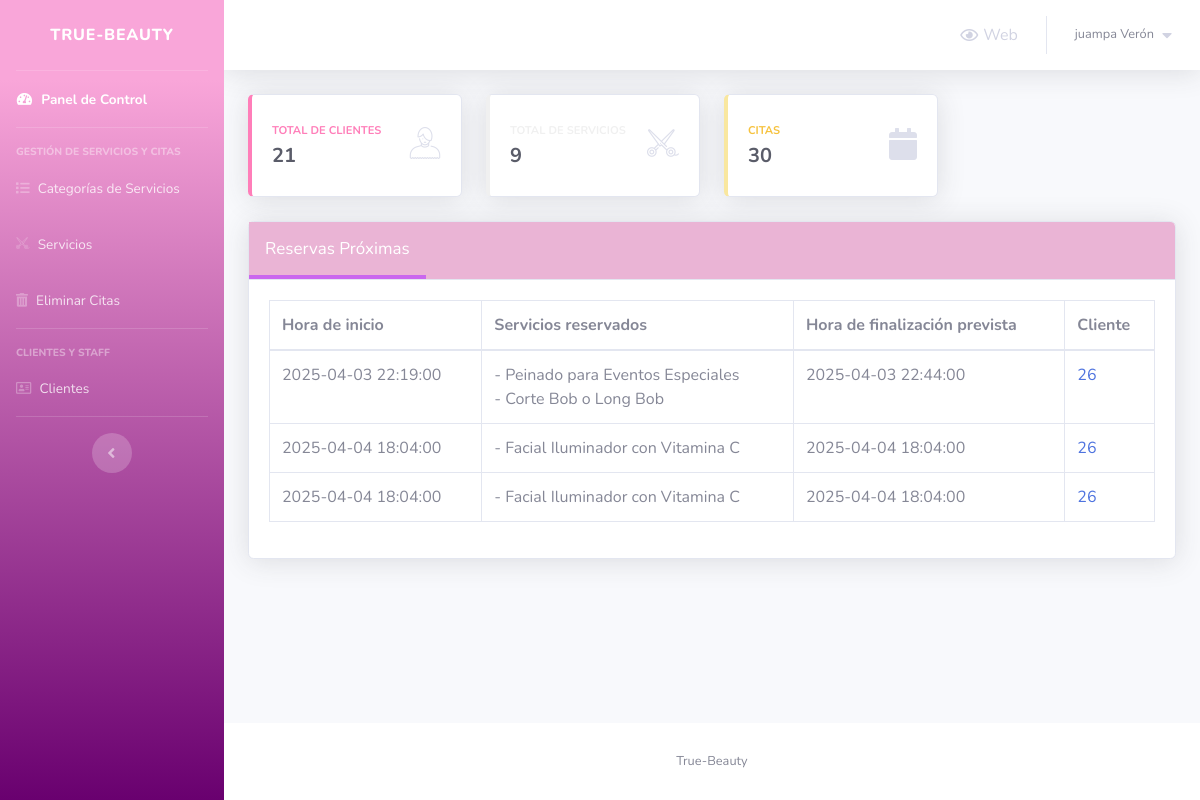
/admin/index.php (signed in), run on the app's committed database.
### tables this page shows
CREATE TABLE IF NOT EXISTS `appointments` (
  `appointment_id` int(5) NOT NULL AUTO_INCREMENT,
  `date_created` timestamp NOT NULL DEFAULT '0000-00-00 00:00:00',
  `client_id` int(5) NOT NULL,
  `start_time` timestamp NOT NULL DEFAULT '0000-00-00 00:00:00',
  `end_time_expected` timestamp NOT NULL DEFAULT '0000-00-00 00:00:00',
  `canceled` tinyint(1) NOT NULL DEFAULT '0',
  `cancellation_reason` text,
  PRIMARY KEY (`appointment_id`),
  KEY `FK_client_appointment` (`client_id`)
);

CREATE TABLE IF NOT EXISTS `services` (
  `service_id` int(5) NOT NULL AUTO_INCREMENT,
  `service_name` varchar(50) NOT NULL,
  `service_description` varchar(255) NOT NULL,
  `service_price` decimal(6,2) NOT NULL,
  `service_duration` int(5) NOT NULL,
  `category_id` int(2) NOT NULL,
  PRIMARY KEY (`service_id`),
  KEY `FK_service_category` (`category_id`)
);

CREATE TABLE IF NOT EXISTS `clients` (
  `client_id` int(5) NOT NULL AUTO_INCREMENT,
  `first_name` varchar(30) NOT NULL,
  `last_name` varchar(30) NOT NULL,
  `phone_number` varchar(30) NOT NULL,
  `client_email` varchar(50) NOT NULL,
  PRIMARY KEY (`client_id`),
  UNIQUE KEY `client_email` (`client_email`)
);

### admin/Includes/functions.php (called while the page is built, shortened)
<?php
    function countItems($item,$table)
	{
		global $con;
		$stat_ = $con->prepare("SELECT COUNT($item) FROM $table");
		$stat_->execute();
		return $stat_->fetchColumn();
	}
?>

### admin/index.php (the view, shortened to what this page needs)
<?php
include '../modelo/connect.php';
include 'Includes/functions.php';
include 'Includes/header.php';
?>
<div class="container-fluid">
    <div class="row">
        <div class="col-xl-3 col-md-6 mb-4">
            <div class="card border-left-primary shadow h-100 py-2">
                <div class="card-body">
                    <div class="row no-gutters align-items-center">
                        <div class="col mr-2">
                            <div class="text-xs font-weight-bold text-primary text-uppercase mb-1">
                                Total de Clientes
                            </div>
                            <div class="h5 mb-0 font-weight-bold text-gray-800"><?= countItems("client_id", "clients") ?></div>
                        </div>
                        <div class="col-auto">
                            <i class="bs bs-boy fa-2x text-gray-300"></i>
                        </div>
                    </div>
                </div>
            </div>
        </div>
        <div class="col-xl-3 col-md-6 mb-4">
            <div class="card border-left-success shadow h-100 py-2">
                <div class="card-body">
                    <div class="row no-gutters align-items-center">
                        <div class="col mr-2">
                            <div class="text-xs font-weight-bold text-success text-uppercase mb-1">
                            </div>
                            <div class="h5 mb-0 font-weight-bold text-gray-800"><?= countItems("service_id", "services") ?></div>
                        </div>
                        <div class="col-auto">
                            <i class="bs bs-scissors-1 fa-2x text-gray-300"></i>
                        </div>
                    </div>
                </div>
            </div>
        </div>
        <div class="col-xl-3 col-md-6 mb-4">
            <div class="card border-left-warning shadow h-100 py-2">
                <div class="card-body">
                    <div class="row no-gutters align-items-center">
                        <div class="col mr-2">
                            <div class="text-xs font-weight-bold text-warning text-uppercase mb-1">
                                Citas
                            </div>
                            <div class="h5 mb-0 font-weight-bold text-gray-800"><?= countItems("appointment_id", "appointments") ?></div>
                        </div>
                        <div class="col-auto">
                            <i class="fas fa-calendar fa-2x text-gray-300"></i>
                        </div>
                    </div>
                </div>
            </div>
        </div>
    </div>
    <div class="card shadow mb-4">
        <div class="card-header tab" style="padding: 0px !important;background:rgb(234, 180, 213)!important">
            <button class="tablinks">
                Reservas Próximas
            </button>
        </div>
        <div class="card-body">
            <div class="table-responsive">
                <table class="table table-bordered tabcontent" id="Upcoming" style="display:table" width="100%" cellspacing="0">
                    <thead>
                        <tr>
                            <th>Hora de inicio</th>
                            <th>Servicios reservados</th>
                            <th>Hora de finalización prevista</th>
                            <th>Cliente</th>
                        </tr>
                    </thead>
                    <tbody>
                        <?php
                        $stmt = $con->prepare("SELECT *
                                                FROM appointments a , clients c
                                                WHERE start_time >= ?
                                                AND a.client_id = c.client_id
                                                AND canceled = 0
                                                ORDER BY start_time;");
                        $stmt->execute(array(date('Y-m-d H:i:s')));
                        $rows = $stmt->fetchAll();
                        $count = $stmt->rowCount();
                        if ($count == 0) {
                            echo "<tr>
                                    <td colspan='4' style='text-align:center;'>
                                        La lista de sus próximas reservas se presentará aquí
                                    </td>
                                  </tr>";
                        } else {
                            foreach ($rows as $row) {
                                echo "<tr>
                                        <td>{$row['start_time']}</td>
                                        <td>";
                                $stmtServices = $con->prepare("SELECT service_name
                                                                FROM services s, services_booked sb
                                                                WHERE s.service_id = sb.service_id
                                                                AND appointment_id = ?");
                                $stmtServices->execute(array($row['appointment_id']));
                                $rowsServices = $stmtServices->fetchAll();
                                $first = true;
                                foreach ($rowsServices as $rowsService) {
                                    if (!$first) {
                                        echo " <br> ";
                                    }
                                    echo "- " . $rowsService['service_name'];
                                    $first = false;
                                }
                                echo "</td>
                                      <td>{$row['end_time_expected']}</td>
                                      <td><a href='#'>{$row['client_id']}</a></td>
                                    </tr>";
                            }
                        }
                        ?>
                    </tbody>
                </table>
            </div>
        </div>
    </div>
</div>
<?php
include 'Includes/footer.php';

### assets/styles/main.css (style rules this page uses)
.tab button { background: inherit; color: #fff; float: left; border: none; outline: none; padding: 14px 16px; transition: 0.3s; font-size: 17px; border-bottom: 4px solid #ca67ee; }
.tabcontent { display: none; }

### data on the page
appointments: start_time "2025-04-03 22:19:00", end_time_expected "2025-04-03 22:44:00", client.client_id "26"
services: service_name "Peinado para Eventos Especiales"
services: service_name "Corte Bob o Long Bob"
appointments: start_time "2025-04-04 18:04:00", end_time_expected "2025-04-04 18:04:00", client.client_id "26"
services: service_name "Facial Iluminador con Vitamina C"
appointments: start_time "2025-04-04 18:04:00", end_time_expected "2025-04-04 18:04:00", client.client_id "26"

### other printed values
$_SESSION["nombre"] "juampa"
$_SESSION["apellido"] "Verón"
countItems("client_id", "clients") "21"
countItems("service_id", "services") "9"
countItems("appointment_id", "appointments") "30"
